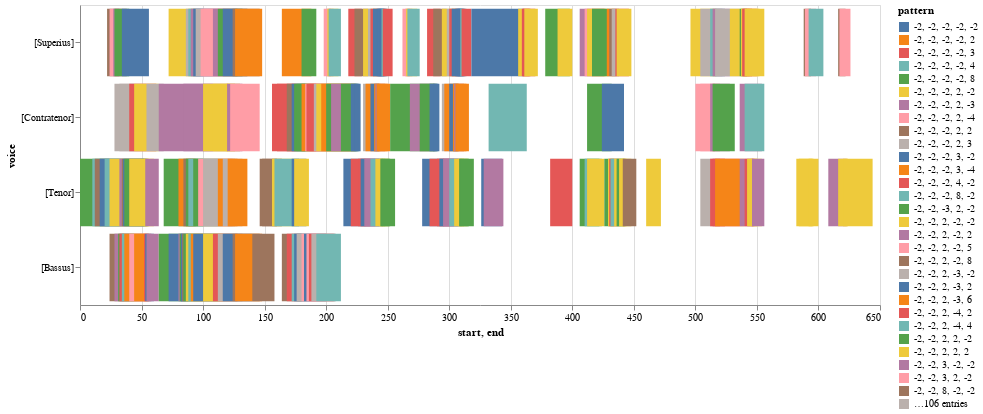
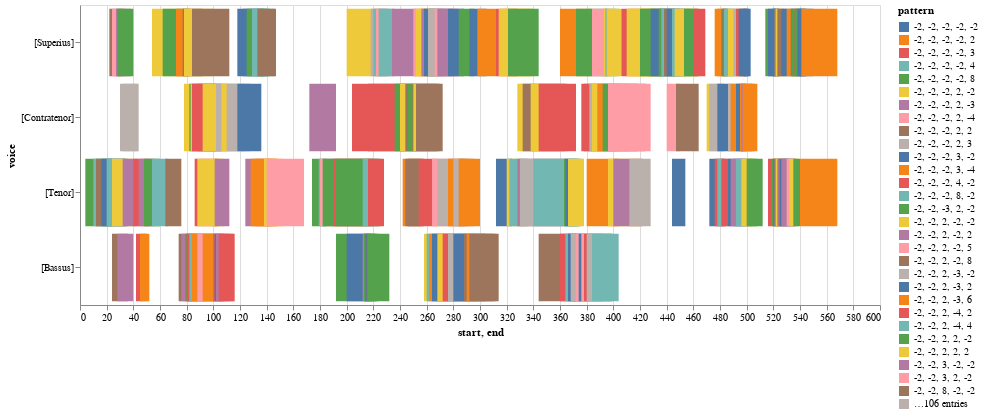
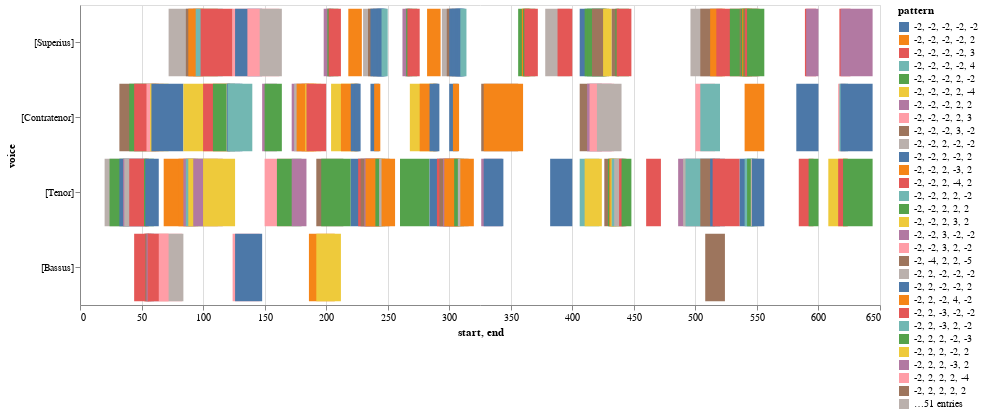
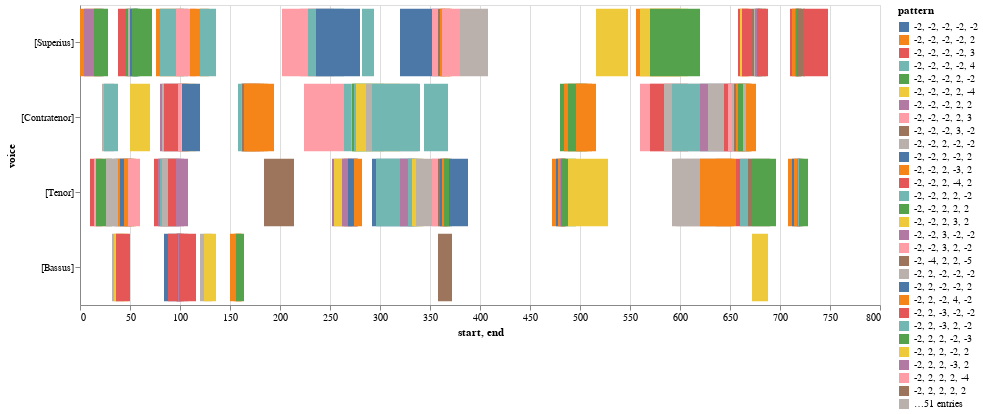

The cell these charts' notebook holds for them, in order:
### Code cell
# select the model from the list
model = piece_list[0]
prefix = 'https://crimproject.org/mei/' 
#prefix = 'Music_Files/'
url = prefix + model
model = importScore(url)

nr = model.notes(combineUnisons=combineUnisons)
mel = model.melodic(df=nr, kind=kind, compound=False, unit=0, end=False)
mod_mel_ngrams = model.ngrams(df=mel, n=n) 
mod_mel_ngrams_duration = model.durations(df=mel, n=n, mask_df=mod_mel_ngrams)
mod_entries_stack = list(mod_mel_ngrams.stack().unique())

# find entries mass movements:
mass_movements = piece_list[1:6]

for movement in mass_movements:
    
    prefix = 'https://crimproject.org/mei/' 
    #prefix = 'Music_Files/'
    url = prefix + movement
    m_movement = importScore(url)
    nr = m_movement.notes(combineUnisons=combineUnisons)
    mel = m_movement.melodic(df=nr, kind=kind, compound=False, unit=0, end=False)
    mass_mvmt_mel_ngrams = m_movement.ngrams(df=mel, n=n)
    mass_mvmt_mel_ngrams_duration = m_movement.durations(df=mel, n=n, mask_df=mass_mvmt_mel_ngrams) 
    mass_mvmt_entries_stack = mass_mvmt_mel_ngrams.stack()
    
    # find shared entries
    shared_entries = list(set(mass_mvmt_entries_stack).intersection(mod_entries_stack))
    #print(shared_entries)
    #print model metadata and chart
    print(model.metadata)

    display(viz.plot_ngrams_heatmap(mod_mel_ngrams, mod_mel_ngrams_duration, 
                        selected_patterns=shared_entries,
                        voices=[]))

    # print mass movement metadata and chart
    print(m_movement.metadata)
    display(viz.plot_ngrams_heatmap(mass_mvmt_mel_ngrams, mass_mvmt_mel_ngrams_duration, 
                                selected_patterns=shared_entries,
                                voices=[]))

### Figure 1 — Vega-Lite specification as saved in the notebook (floating-point values rounded to 4 significant figures; data arrays with more than 128 entries replaced by an {"elided": "..."} marker saying what was removed)
{"config": {"view": {"continuousWidth": 400, "continuousHeight": 300}}, "data": {"name": "data-1b61814034192d6cbbae6e56ada3e414"}, "mark": "bar", "encoding": {"color": {"field": "pattern", "type": "nominal"}, "opacity": {"condition": {"value": 1, "selection": "selector009"}, "value": 0.2}, "tooltip": [{"field": "start", "type": "quantitative"}, {"field": "end", "type": "quantitative"}, {"field": "pattern", "type": "nominal"}], "x": {"field": "start", "type": "quantitative"}, "x2": {"field": "end"}, "y": {"field": "voice", "sort": null, "type": "nominal"}}, "height": 300, "selection": {"selector009": {"type": "multi", "fields": ["pattern"]}}, "width": 800, "$schema": "https://vega.github.io/schema/vega-lite/v4.17.0.json", "datasets": {"data-1b61814034192d6cbbae6e56ada3e414": {"elided": "266 records"}}}

### Figure 2 — Vega-Lite specification as saved in the notebook (floating-point values rounded to 4 significant figures; data arrays with more than 128 entries replaced by an {"elided": "..."} marker saying what was removed)
{"config": {"view": {"continuousWidth": 400, "continuousHeight": 300}}, "data": {"name": "data-2b919b64282a3059a3d02dec41321ca8"}, "mark": "bar", "encoding": {"color": {"field": "pattern", "type": "nominal"}, "opacity": {"condition": {"value": 1, "selection": "selector010"}, "value": 0.2}, "tooltip": [{"field": "start", "type": "quantitative"}, {"field": "end", "type": "quantitative"}, {"field": "pattern", "type": "nominal"}], "x": {"field": "start", "type": "quantitative"}, "x2": {"field": "end"}, "y": {"field": "voice", "sort": null, "type": "nominal"}}, "height": 300, "selection": {"selector010": {"type": "multi", "fields": ["pattern"]}}, "width": 800, "$schema": "https://vega.github.io/schema/vega-lite/v4.17.0.json", "datasets": {"data-2b919b64282a3059a3d02dec41321ca8": {"elided": "259 records"}}}

### Figure 3 — Vega-Lite specification as saved in the notebook (floating-point values rounded to 4 significant figures; data arrays with more than 128 entries replaced by an {"elided": "..."} marker saying what was removed)
{"config": {"view": {"continuousWidth": 400, "continuousHeight": 300}}, "data": {"name": "data-8e43233d72f1a9dd387778352b1aa72e"}, "mark": "bar", "encoding": {"color": {"field": "pattern", "type": "nominal"}, "opacity": {"condition": {"value": 1, "selection": "selector011"}, "value": 0.2}, "tooltip": [{"field": "start", "type": "quantitative"}, {"field": "end", "type": "quantitative"}, {"field": "pattern", "type": "nominal"}], "x": {"field": "start", "type": "quantitative"}, "x2": {"field": "end"}, "y": {"field": "voice", "sort": null, "type": "nominal"}}, "height": 300, "selection": {"selector011": {"type": "multi", "fields": ["pattern"]}}, "width": 800, "$schema": "https://vega.github.io/schema/vega-lite/v4.17.0.json", "datasets": {"data-8e43233d72f1a9dd387778352b1aa72e": {"elided": "196 records"}}}

### Figure 4 — Vega-Lite specification as saved in the notebook (floating-point values rounded to 4 significant figures; data arrays with more than 128 entries replaced by an {"elided": "..."} marker saying what was removed)
{"config": {"view": {"continuousWidth": 400, "continuousHeight": 300}}, "data": {"name": "data-0e0be7fc4abf69c81b6c84ed457b7581"}, "mark": "bar", "encoding": {"color": {"field": "pattern", "type": "nominal"}, "opacity": {"condition": {"value": 1, "selection": "selector012"}, "value": 0.2}, "tooltip": [{"field": "start", "type": "quantitative"}, {"field": "end", "type": "quantitative"}, {"field": "pattern", "type": "nominal"}], "x": {"field": "start", "type": "quantitative"}, "x2": {"field": "end"}, "y": {"field": "voice", "sort": null, "type": "nominal"}}, "height": 300, "selection": {"selector012": {"type": "multi", "fields": ["pattern"]}}, "width": 800, "$schema": "https://vega.github.io/schema/vega-lite/v4.17.0.json", "datasets": {"data-0e0be7fc4abf69c81b6c84ed457b7581": {"elided": "164 records"}}}
